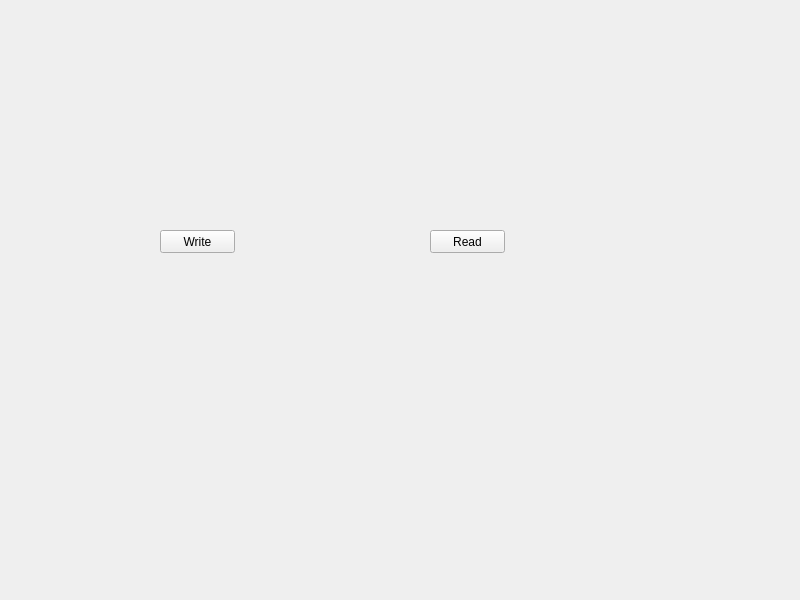
<?xml version="1.0" encoding="UTF-8"?>
<ui version="4.0">
 <class>MainWindow</class>
 <widget class="QMainWindow" name="MainWindow">
  <property name="geometry">
   <rect>
    <x>0</x>
    <y>0</y>
    <width>800</width>
    <height>600</height>
   </rect>
  </property>
  <property name="windowTitle">
   <string>MainWindow</string>
  </property>
  <widget class="QWidget" name="centralwidget">
   <widget class="QPushButton" name="m_WriteBtn">
    <property name="geometry">
     <rect>
      <x>160</x>
      <y>230</y>
      <width>75</width>
      <height>23</height>
     </rect>
    </property>
    <property name="text">
     <string>Write</string>
    </property>
   </widget>
   <widget class="QPushButton" name="m_ReadBtn">
    <property name="geometry">
     <rect>
      <x>430</x>
      <y>230</y>
      <width>75</width>
      <height>23</height>
     </rect>
    </property>
    <property name="text">
     <string>Read</string>
    </property>
   </widget>
  </widget>
 </widget>
 <resources/>
 <connections/>
</ui>
